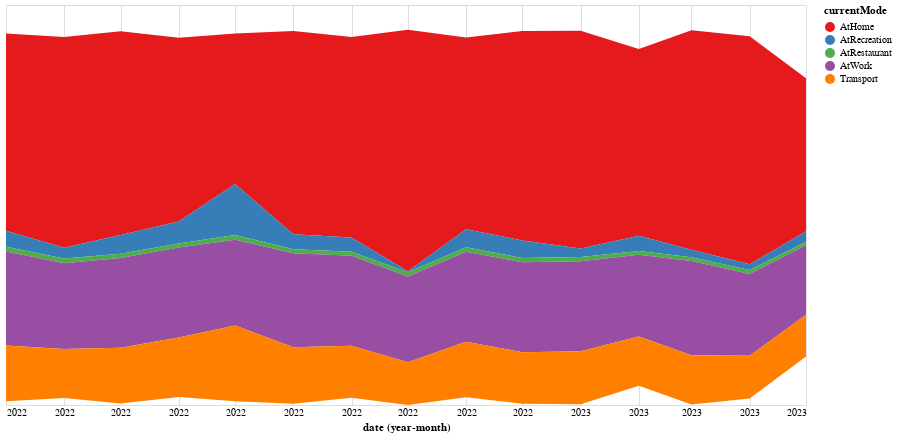

Notebook cell for this chart:
### Code cell
#Este grafico dibuja agrupando por año y mes

source = aux

selection = alt.selection_multi(fields=['currentMode'], bind='legend')

alt.Chart(source).mark_area().encode(
    alt.X('yearmonth(date):T', axis=alt.Axis(domain=False, format='%Y', tickSize=0)),
    alt.Y('sum(minutos):Q', stack='center', axis=None),
    alt.Color('currentMode:N', scale=alt.Scale(scheme='set1')),
    opacity=alt.condition(selection, alt.value(1), alt.value(0.2))
).add_selection(
    selection
).properties(height=400, width=800)

### Figure 1 — Vega-Lite specification as saved in the notebook (floating-point values rounded to 4 significant figures; data arrays with more than 128 entries replaced by an {"elided": "..."} marker saying what was removed)
{"config": {"view": {"continuousWidth": 400, "continuousHeight": 300}}, "data": {"name": "data-5376fe8e883b47d45b51d95d205c2b72"}, "mark": "area", "encoding": {"color": {"field": "currentMode", "scale": {"scheme": "set1"}, "type": "nominal"}, "opacity": {"condition": {"value": 1, "selection": "selector001"}, "value": 0.2}, "x": {"axis": {"domain": false, "format": "%Y", "tickSize": 0}, "field": "date", "timeUnit": "yearmonth", "type": "temporal"}, "y": {"aggregate": "sum", "axis": null, "field": "minutos", "stack": "center", "type": "quantitative"}}, "height": 400, "selection": {"selector001": {"type": "multi", "fields": ["currentMode"], "bind": "legend"}}, "width": 800, "$schema": "https://vega.github.io/schema/vega-lite/v4.17.0.json", "datasets": {"data-5376fe8e883b47d45b51d95d205c2b72": {"elided": "1745 records"}}}
